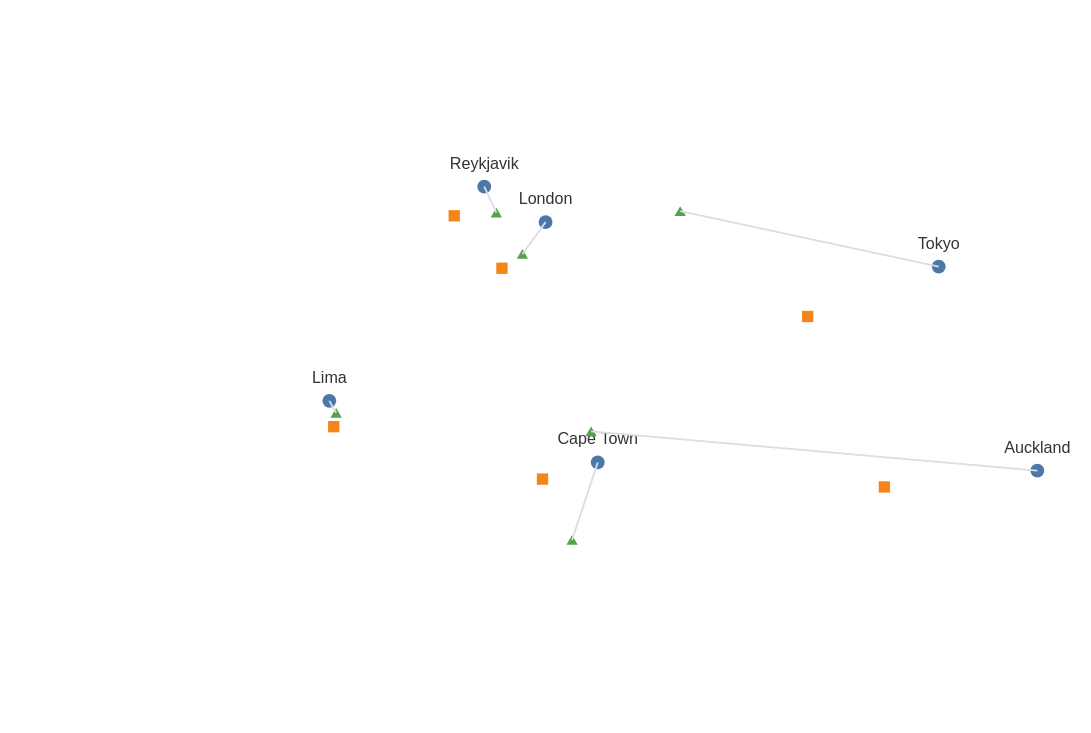

Vega-Lite specification for this chart:
### Vega specification from a JSON file in a GitHub repository (floating-point values rounded to 4 significant figures)
{"$schema": "https://vega.github.io/schema/vega/v6.json", "description": "Cities placed by the geopoint transform, under three projections at once. Covers the transform's default output fields, an explicit 'as' pair, a projection that turns the globe, and a point on the far side of an orthographic one — which projects rather than vanishing, because a projection clips shapes and not points.", "width": 600, "height": 400, "padding": 5, "autosize": "none", "projections": [{"name": "flat", "type": "equirectangular", "scale": 90, "translate": [300, 200]}, {"name": "turned", "type": "mercator", "scale": 70, "rotate": [-20, 0, 0], "center": [0, 15], "translate": [300, 200]}, {"name": "globe", "type": "orthographic", "scale": 120, "rotate": [-10, -20, 0], "translate": [300, 200]}], "data": [{"name": "cities", "values": [{"name": "London", "lon": -0.13, "lat": 51.51}, {"name": "Cape Town", "lon": 18.42, "lat": -33.93}, {"name": "Tokyo", "lon": 139.7, "lat": 35.69}, {"name": "Lima", "lon": -77.04, "lat": -12.05}, {"name": "Reykjavik", "lon": -21.94, "lat": 64.13}, {"name": "Auckland", "lon": 174.8, "lat": -36.85}], "transform": [{"type": "geopoint", "projection": "flat", "fields": ["lon", "lat"]}, {"type": "geopoint", "projection": "turned", "fields": ["lon", "lat"], "as": ["tx", "ty"]}, {"type": "geopoint", "projection": "globe", "fields": ["lon", "lat"], "as": ["gx", "gy"]}]}], "marks": [{"type": "symbol", "from": {"data": "cities"}, "encode": {"enter": {"x": {"field": "x"}, "y": {"field": "y"}, "size": {"value": 60}, "fill": {"value": "#4c78a8"}}}}, {"type": "text", "from": {"data": "cities"}, "encode": {"enter": {"x": {"field": "x"}, "y": {"field": "y"}, "dy": {"value": -8}, "align": {"value": "center"}, "baseline": {"value": "bottom"}, "fontSize": {"value": 9}, "text": {"field": "name"}, "fill": {"value": "#333"}}}}, {"type": "symbol", "from": {"data": "cities"}, "encode": {"enter": {"x": {"field": "tx"}, "y": {"field": "ty"}, "size": {"value": 40}, "shape": {"value": "square"}, "fill": {"value": "#f58518"}}}}, {"type": "symbol", "from": {"data": "cities"}, "encode": {"enter": {"x": {"field": "gx"}, "y": {"field": "gy"}, "size": {"value": 40}, "shape": {"value": "triangle-up"}, "fill": {"value": "#54a24b"}}}}, {"type": "rule", "from": {"data": "cities"}, "encode": {"enter": {"x": {"field": "x"}, "y": {"field": "y"}, "x2": {"field": "gx"}, "y2": {"field": "gy"}, "stroke": {"value": "#ddd"}}}}]}
